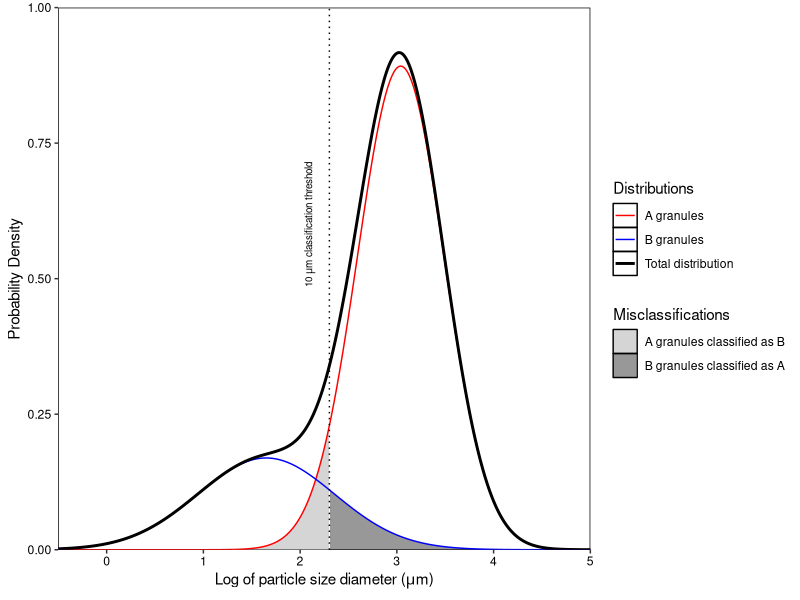
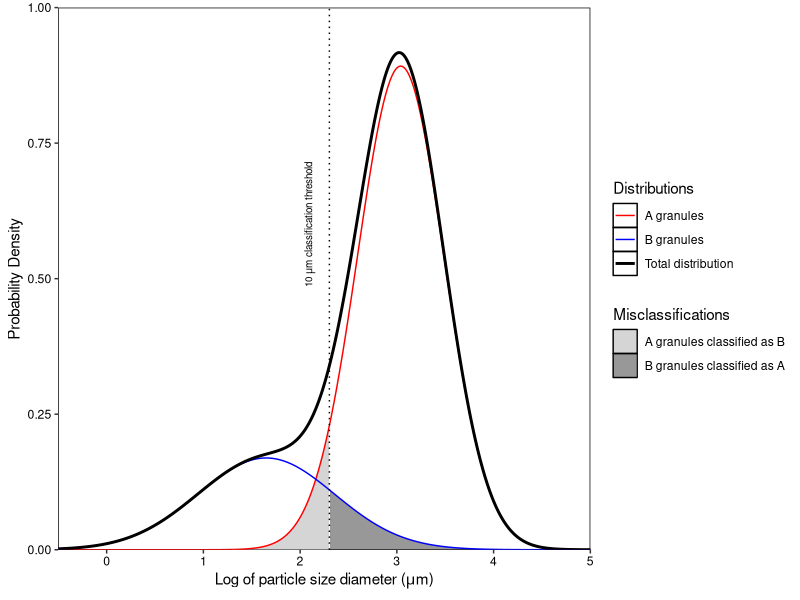

Write R code to recreate these figures, in order.
library(dplyr)
library(ggplot2)
library(tidyr)


range <- seq(from = -0.5, to = 5, by = 0.01)
mub <- log(5.2)
sigb <- sqrt(0.5)
distb <- (1/(sigb * sqrt(2 * pi))) * exp(1)^-(((range - mub)^2)/(2 * sigb^2))

mua <- log(20.9)
siga <- sqrt(0.2)
dista <- (1/(siga * sqrt(2 * pi))) * exp(1)^-(((range - mua)^2)/(2 * siga^2))

distdf <- data.frame(range = range, dista, distb = 0.3 * distb)
distdf$sum <- with(distdf, dista + distb)

dist.g <- distdf %>% 
  gather(distribution, value, -range)

ribbondat <- dist.g %>% 
  filter((range > log(10) & distribution == "distb") |
         (range < log(10) & distribution == "dista"))

distplot <- ggplot(dist.g, aes(range, value)) + 
  geom_ribbon(data = ribbondat, aes(ymax = value, fill = distribution), ymin = 0, alpha = 0.5) +
  geom_line(aes(group = distribution, colour = distribution, size = distribution)) +
  geom_vline(xintercept = log(10), linetype = "dotted") + 
  annotate("text", x = 2.1, y = 0.6, label = "10~mu*m~classification~threshold", parse = T, angle = 90, size = 2.5) +
  scale_fill_manual(values = c("#ABABAB", "#333333"), guide = guide_legend(order = 3), name = "Misclassifications", labels = c("A granules classified as B", "B granules classified as A")) +
  scale_colour_manual(values = c("red", "blue", "black"), guide = guide_legend(order = 1), name = "Distributions", labels = c("A granules", "B granules", "Total distribution")) +
  scale_size_manual(values = c(0.5, 0.5, 1), guide = guide_legend(order = 1), name = "Distributions", labels = c("A granules", "B granules", "Total distribution")) +
  scale_y_continuous(expand = c(0,0), limits = c(0, 1)) + scale_x_continuous(expand = c(0,0)) +
  labs(x = expression(paste("Log of particle size diameter (", mu, "m)")), y = "Probability Density") +
  theme(panel.background = element_rect(fill = NA, colour = "black"), 
        panel.grid = element_blank(),
        axis.text = element_text(colour = "black"))
distplot
ggsave("figures/distributionExample.png", distplot, type = "cairo-png", width = 7, height = 4)
